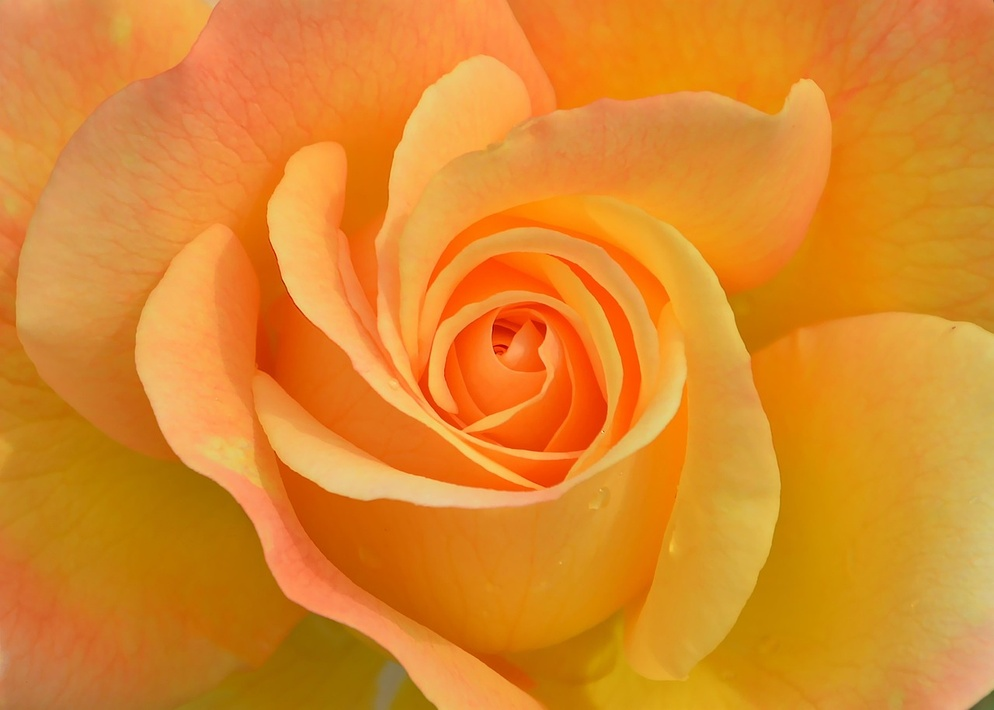
#> input picture TercerEjercicio.2/imagen4.jpg, 994 x 710 px, shrunk from 1280 x 914 before the run
$ jupyter execute Actividad.ipynb
#> lines starting #> are read from the running program, lines starting #| are printed output that depends on the picture
[cell 1]
import cv2
import numpy as np
import matplotlib.pyplot as plt

img = cv2.imread("imagen4.jpg")
#> img is the input picture: shape (710, 994, 3); mean B, G, R 41.5, 136.3, 220.7

img = cv2.cvtColor(img, cv2.COLOR_BGR2RGB)

plt.figure(figsize=(15,30))

plt.subplot(1,7,1)
plt.imshow(img)
plt.title("Imagen Original")
plt.axis("off")

alto, ancho, canales = img.shape
#> alto = 710; ancho = 994; canales = 3

bayer = np.zeros((alto, ancho), dtype=np.uint8)

for i in range(alto):
    for j in range(ancho):

        if i % 2 == 0 and j % 2 == 0:
            bayer[i,j] = img[i,j,2]

        elif i % 2 == 0 and j % 2 == 1:
            bayer[i,j] = img[i,j,1]

        elif i % 2 == 1 and j % 2 == 0:
            bayer[i,j] = img[i,j,1]

        else:
            bayer[i,j] = img[i,j,0]
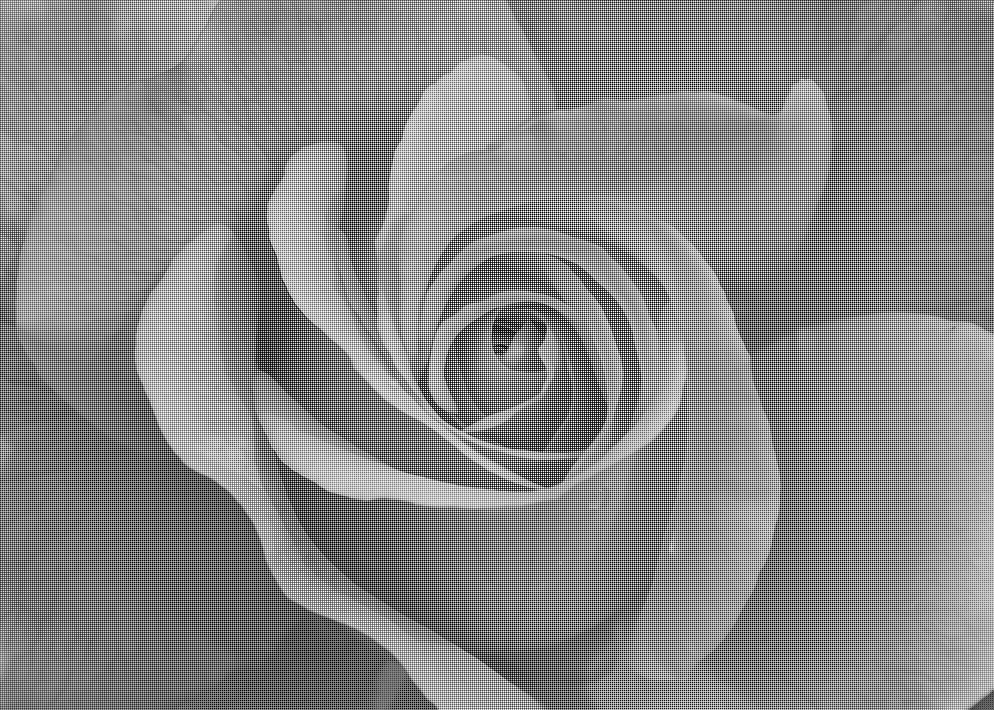
#> bayer: shape (710, 994); min 0, max 255, mean 133.7

R  = bayer[0::2,0::2]
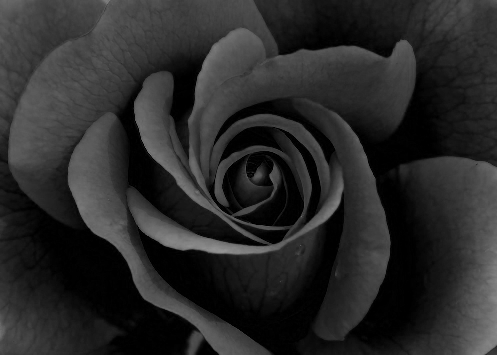
#> R: shape (355, 497); min 0, max 149, mean 41.5
G1 = bayer[0::2,1::2]
G2 = bayer[1::2,0::2]
B  = bayer[1::2,1::2]
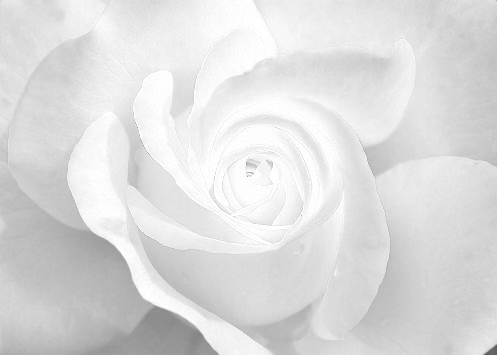
#> B: shape (355, 497); min 90, max 255, mean 220.6

plt.subplot(1,7,2)
plt.imshow(bayer, cmap="gray")
plt.title("Imagen con filtro Bayer")
plt.axis("off")

reconstruida = cv2.cvtColor(bayer, cv2.COLOR_BAYER_RG2RGB)
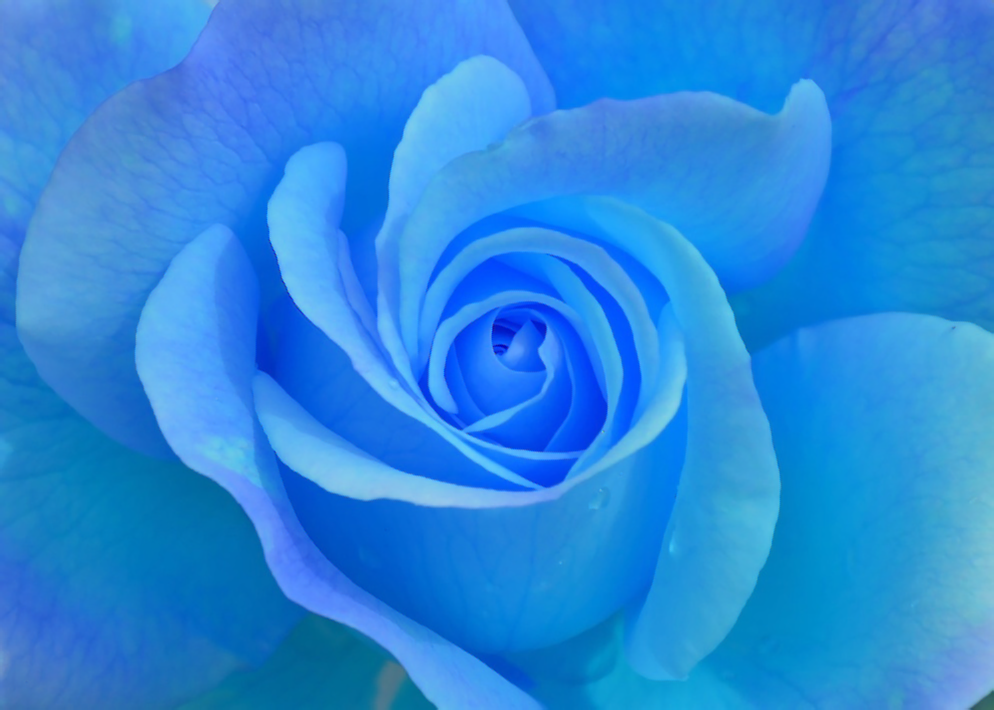
#> reconstruida: shape (710, 994, 3); mean B, G, R 220.8, 136.4, 41.7

plt.subplot(1,7,3)
plt.imshow(reconstruida)
plt.title("Imagen reconstruida")
plt.axis("off")

plt.subplot(1,7,4)
plt.imshow(R)
plt.title("Canal R")
plt.axis("off")

plt.subplot(1,7,5)
plt.imshow(G1)
plt.title("Canal G1")
plt.axis("off")

plt.subplot(1,7,6)
plt.imshow(G2)
plt.title("Canal G2")
plt.axis("off")

plt.subplot(1,7,7)
plt.imshow(B)
plt.title("Canal B")
plt.axis("off")
plt.show()
#> figure, not shown here; B, G, R data is drawn as R, G, B

[cell 2]
import cv2
import matplotlib.pyplot as plt
import numpy as np

img = cv2.imread("imagen4.jpg")

img_rgb = cv2.cvtColor(img, cv2.COLOR_BGR2RGB)

img_yuv = cv2.cvtColor(img_rgb, cv2.COLOR_RGB2YUV)
#> img_yuv: shape (710, 994, 3); mean of channels 0, 1, 2 150.7, 74.2, 189.4
np.save("imagen4_yuv.npy", img_yuv)
Y = img_yuv[:,:,0]
U = img_yuv[:,:,1]
V = img_yuv[:,:,2]

plt.figure(figsize=(15,4))

plt.subplot(1,5,1)
plt.imshow(img_rgb)
plt.title("Imagen RGB")
plt.axis("off")

plt.subplot(1,5,2)
plt.imshow(img_yuv)
plt.title("Imagen YUV")
plt.axis("off")

plt.subplot(1,5,3)
plt.imshow(Y, cmap="gray")
plt.title("Canal Y")
plt.axis("off")

plt.subplot(1,5,4)
plt.imshow(U, cmap="gray")
plt.title("Canal U")
plt.axis("off")

plt.subplot(1,5,5)
plt.imshow(V, cmap="gray")
plt.title("Canal V")
plt.axis("off")

plt.show()

[cell 3]
import cv2
import numpy as np
import matplotlib.pyplot as plt

img = cv2.imread("imagen4.jpg")
img_rgb = cv2.cvtColor(img, cv2.COLOR_BGR2RGB)
R = img_rgb[:,:,0]
#> R: shape (710, 994)
G = img_rgb[:,:,1]
B = img_rgb[:,:,2]
#> B: shape (710, 994)

Y = 0.299*R + 0.587*G + 0.114*B
U = -0.147*R -0.289*G + 0.436*B
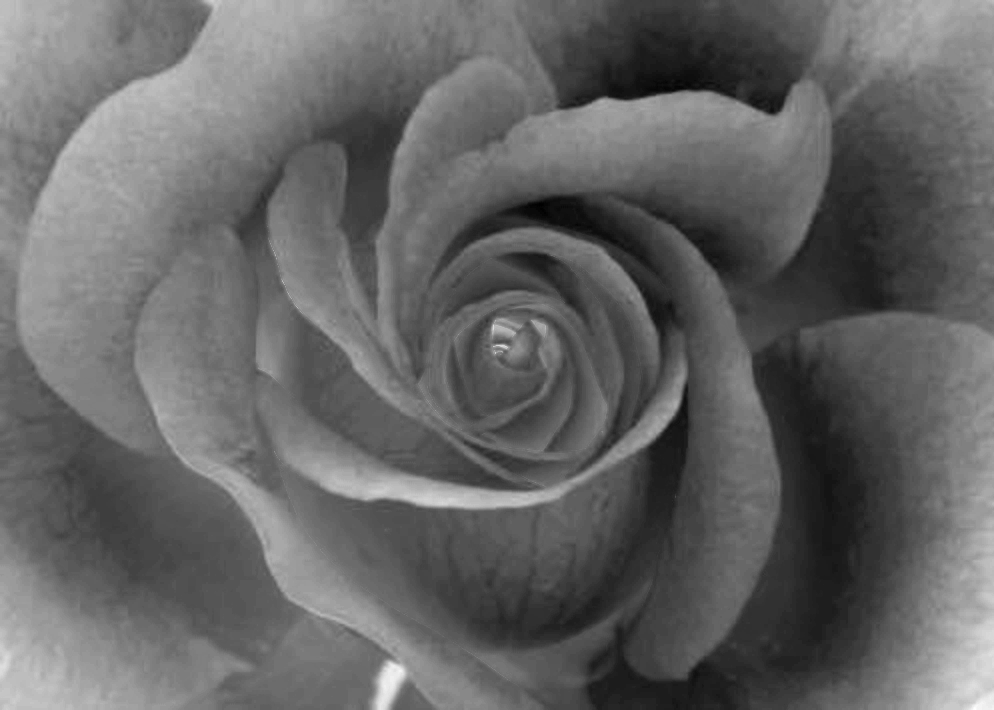
#> U: shape (710, 994) float64; min -78.23, max -16.57, mean -53.74; drawn with min black and max white
V = 0.615*R -0.515*G -0.100*B
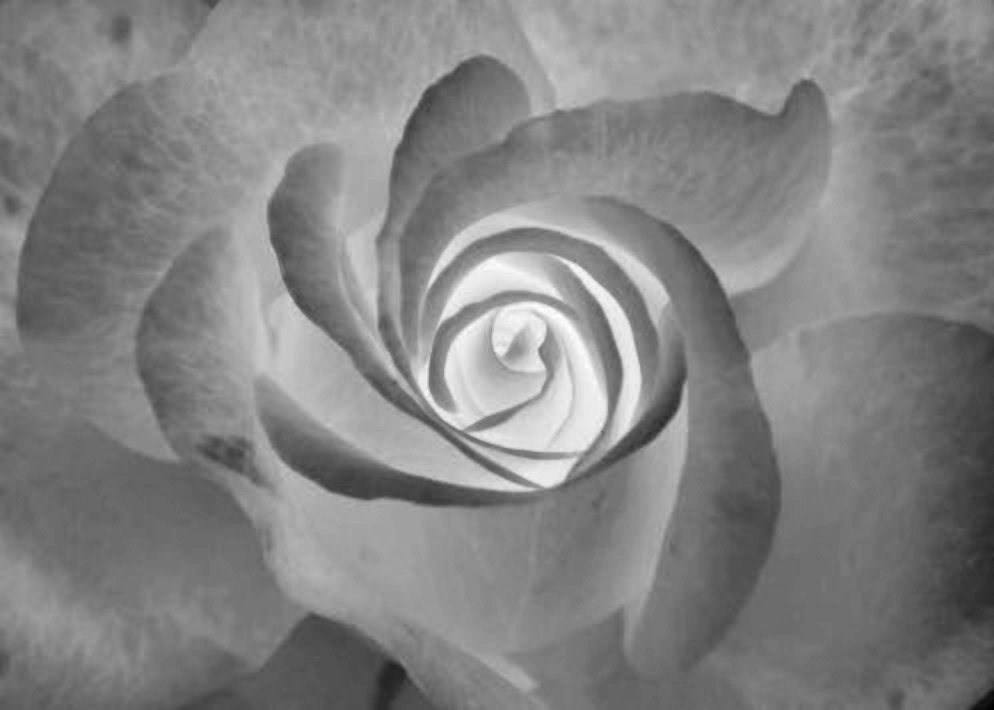
#> V: shape (710, 994) float64; min -3.71, max 123, mean 61.4; drawn with min black and max white

yuv = np.zeros_like(img_rgb, dtype=float)

yuv[:,:,0] = Y
yuv[:,:,1] = U
yuv[:,:,2] = V
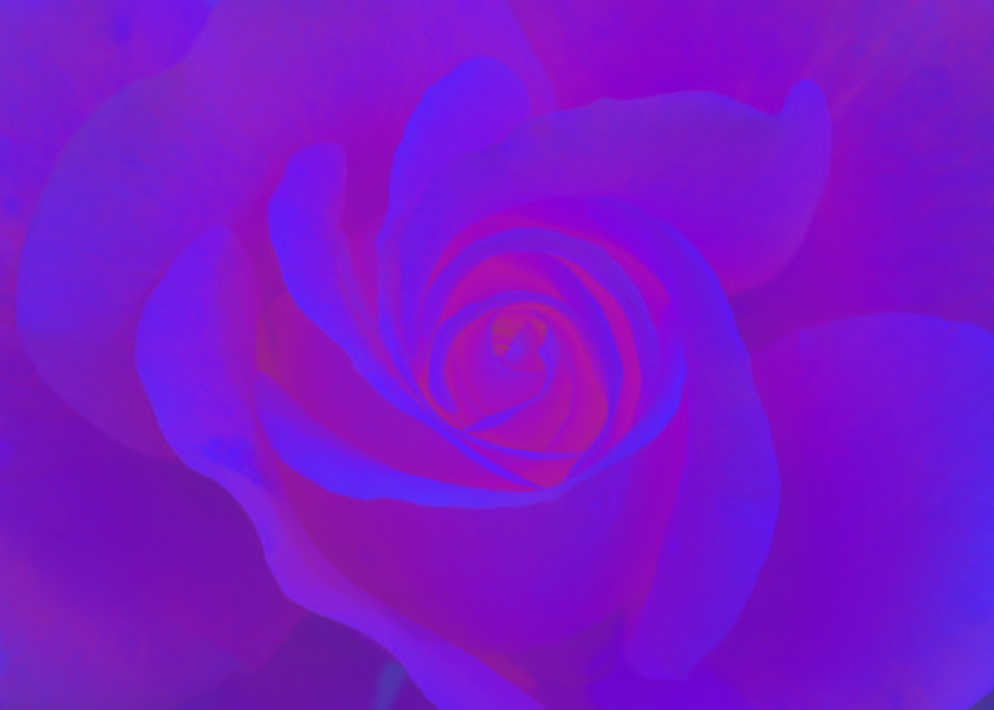
#> yuv: shape (710, 994, 3) float64; mean of channels 0, 1, 2 150.7, -53.7, 61.4; drawn with min black and max white

plt.figure(figsize=(15,4))

plt.subplot(1,5,1)
plt.imshow(img_rgb)
plt.title("Imagen RGB")
plt.axis("off")

plt.subplot(1,5,2)
plt.imshow(img_yuv)
plt.title("Imagen YUV")
plt.axis("off")

plt.subplot(1,5,3)
plt.imshow(Y, cmap="gray")
plt.title("Canal Y")
plt.axis("off")

plt.subplot(1,5,4)
plt.imshow(U, cmap="gray")
plt.title("Canal U")
plt.axis("off")

plt.subplot(1,5,5)
plt.imshow(V, cmap="gray")
plt.title("Canal V")
plt.axis("off")

plt.show()

[cell 4]
import numpy as np
import cv2
import matplotlib.pyplot as plt

yuv = np.load("imagen4_yuv.npy")

rgb = cv2.cvtColor(yuv, cv2.COLOR_YUV2RGB)

plt.figure(figsize=(10,2))

plt.subplot(1,2,1)
plt.imshow(yuv)
plt.title("Imagen YUV")
plt.axis("off")

plt.subplot(1,2,2)
plt.imshow(rgb)
plt.title("Imagen RGB reconstruida")
plt.axis("off")
plt.show()

$ run again, with TercerEjercicio.2/imagen2.jpg copied over TercerEjercicio.2/imagen4.jpg
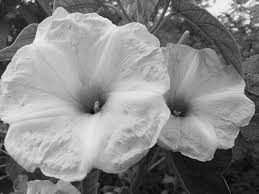
#> input picture TercerEjercicio.2/imagen2.jpg, 259 x 194 px
#> img is the input picture: shape (194, 259, 3); min 0, max 248, mean 134.8
#> img_yuv: shape (194, 259, 3); mean of channels 0, 1, 2 134.8, 128, 128
#> `V = 0.615*R -0.515*G -0.100*B`:
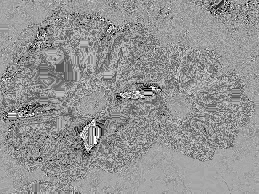
#> V: shape (194, 259) float64; min -2.84e-14, max 1.42e-14, mean -3.6e-15; drawn with min black and max white
#> `yuv[:,:,0] = Y`:
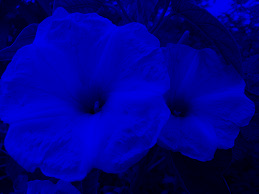
#> yuv: shape (194, 259, 3) float64; mean of channels 0, 1, 2 134.8, 0, 0; drawn as B, G, R

$ run again, with TercerEjercicio.2/imagen3.jpg copied over TercerEjercicio.2/imagen4.jpg
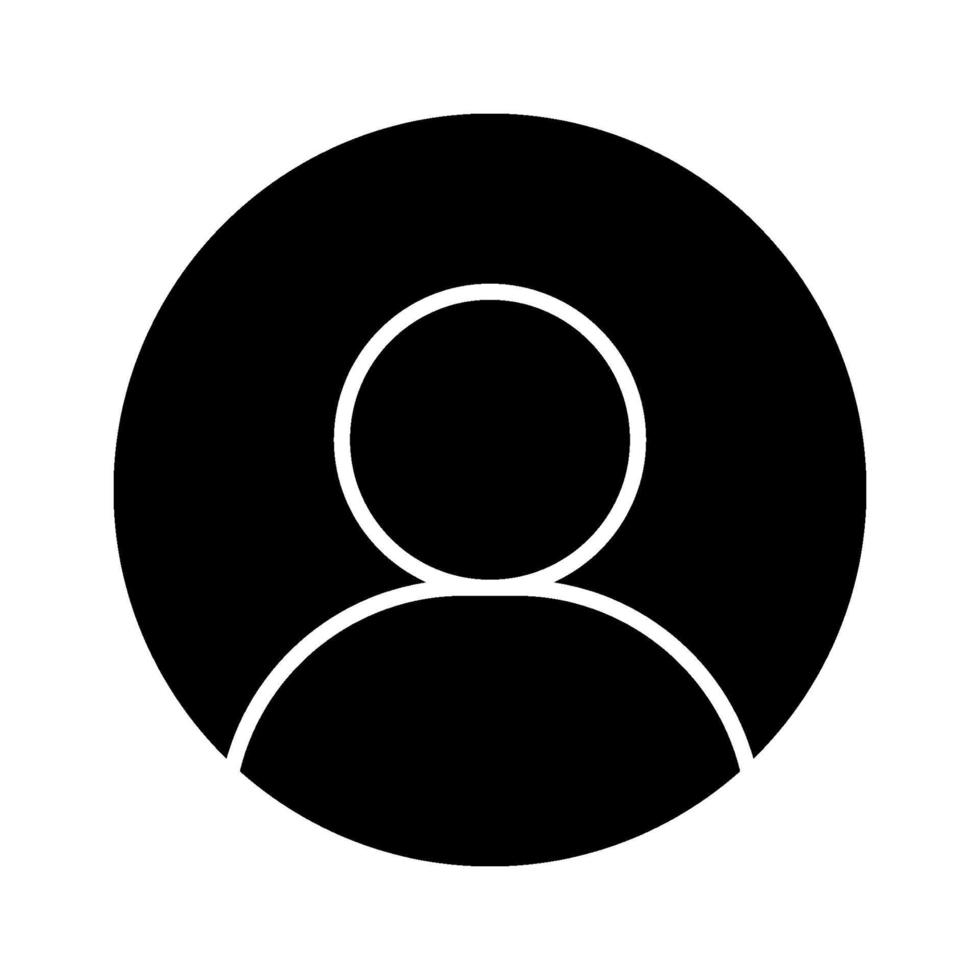
#> input picture TercerEjercicio.2/imagen3.jpg, 980 x 980 px
#> img is the input picture: shape (980, 980, 3); min 0, max 255, mean 143.2
#> img_yuv: shape (980, 980, 3); mean of channels 0, 1, 2 143.2, 128, 128
#> `V = 0.615*R -0.515*G -0.100*B`:
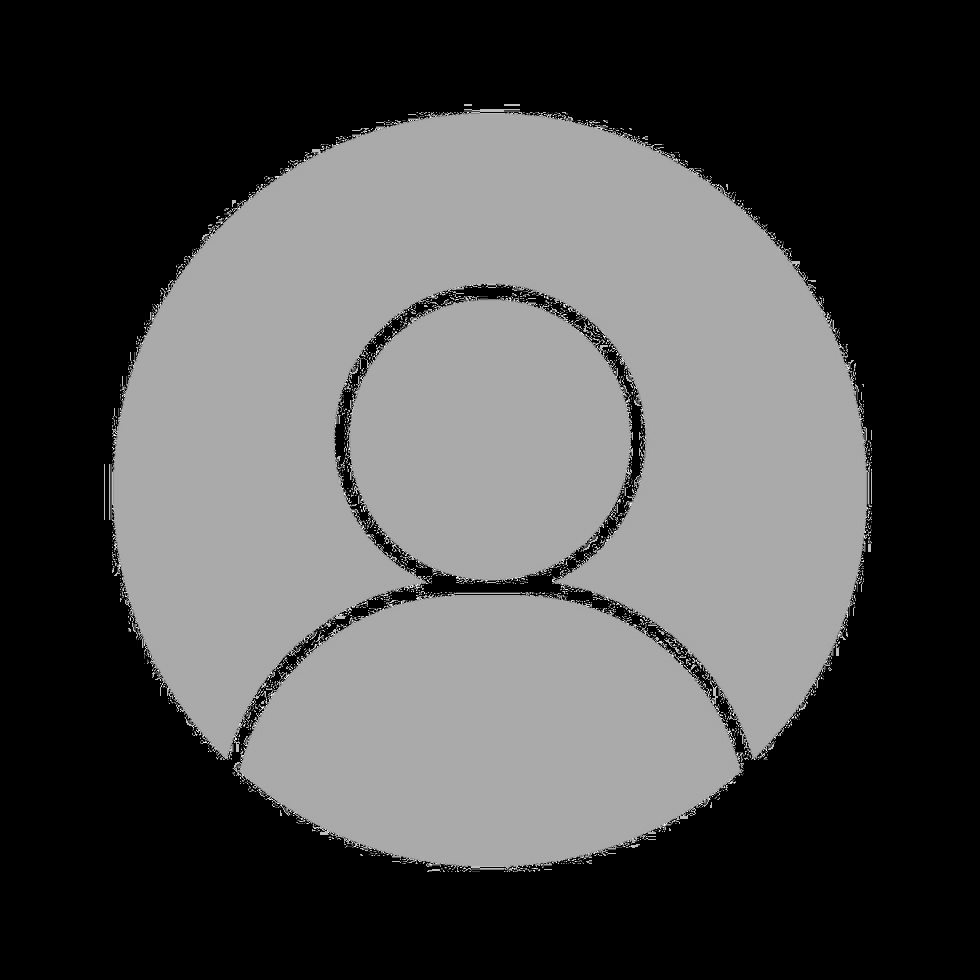
#> V: shape (980, 980) float64; min -2.84e-14, max 1.42e-14, mean -1.55e-14; drawn with min black and max white
#> `yuv[:,:,0] = Y`:
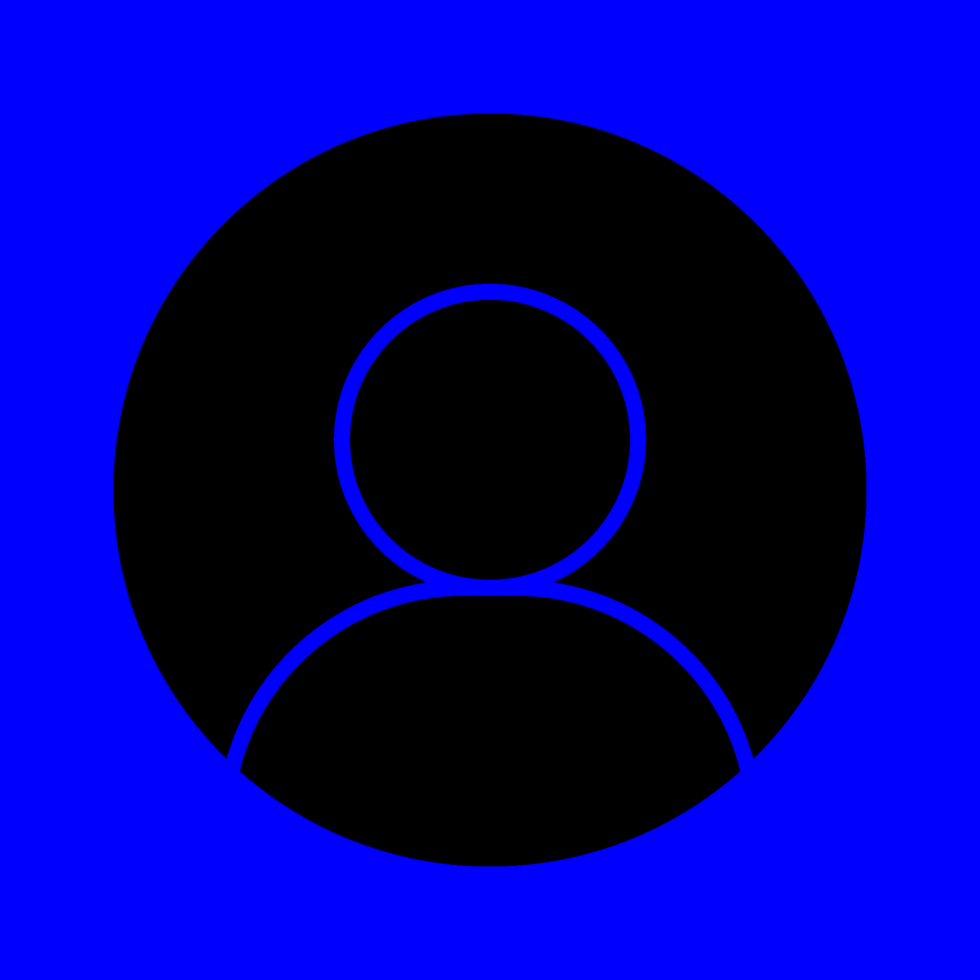
#> yuv: shape (980, 980, 3) float64; mean of channels 0, 1, 2 143.2, 0, 0; drawn as B, G, R
